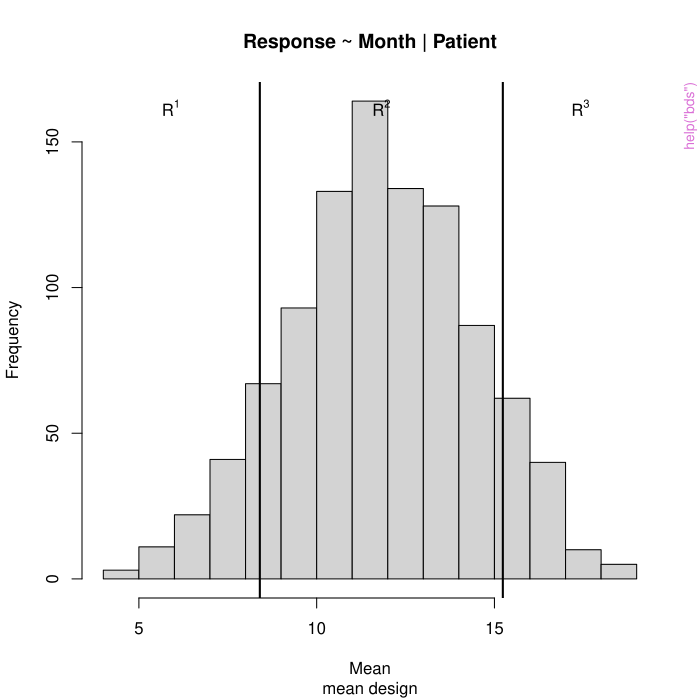

The script that drew this image:
pkgname <- "ODSMethods"
source(file.path(R.home("share"), "R", "examples-header.R"))
options(warn = 1)
library('ODSMethods')

base::assign(".oldSearch", base::search(), pos = 'CheckExEnv')
base::assign(".old_wd", base::getwd(), pos = 'CheckExEnv')
cleanEx()
nameEx("WL")
### * WL

flush(stderr()); flush(stdout())

### Name: WL
### Title: Fit model using ascertainment corrected likelihood model (ACML)
### Aliases: WL

### ** Examples

data(gbti)
design <- ods(Response ~ Month|Patient, 'intercept', p_sample=c(1, 0.25, 1),
              data=gbti, quantiles=c(0.1, 0.9), weights="pSample")
est <- WL(Response ~ Month, design)
est
summary(est)



cleanEx()
nameEx("acml")
### * acml

flush(stderr()); flush(stdout())

### Name: acml
### Title: Fit model using ascertainment corrected likelihood model (ACML)
### Aliases: acml

### ** Examples

data(gbti)
design <- ods(Response ~ Month|Patient, 'intercept', p_sample=c(1, 0.25, 1),
              data=gbti, quantiles=c(0.1, 0.9))
est <- acml(Response ~ Month*Genotype, design)
est
summary(est)



cleanEx()
nameEx("bds")
### * bds

flush(stderr()); flush(stdout())

### Name: bds
### Title: Specify a given design for BLUP Dependent Sampling (BDS)
### Aliases: bds

### ** Examples

data(gbti)

odsd <- bds(Response ~ Month|Patient, 'mean', p_sample=c(1, 0.25, 1),
            data=gbti, quantiles=c(0.1, 0.9))
summary(odsd)
plot(odsd)

odsd <- bds(Response ~ Month|Patient, 'intercept', p_sample=c(1, 0.25, 1),
            data=gbti, quantiles=c(0.1, 0.9))
summary(odsd)
plot(odsd)

odsd <- bds(Response ~ Month|Patient, 'slope', p_sample=c(1, 0.25, 1),
            data=gbti, quantiles=c(0.1, 0.9))
summary(odsd)
plot(odsd)

odsd <- bds(Response ~ Month|Patient, 'bivariate', p_sample=c(0.25, 1),
            data=gbti, quantiles=0.8)
summary(odsd)
plot(odsd)




cleanEx()
nameEx("coef")
### * coef

flush(stderr()); flush(stdout())

### Name: fixef
### Title: Extract parameters from fitted models
### Aliases: fixef ranef coef.WL calc_D coef.acml

### ** Examples

data(gbti)
design <- ods(Response ~ Month|Patient, 'intercept', p_sample=c(1, 0.25, 1),
              data=gbti, quantiles=c(0.1, 0.9), weights="pSample")
est <- WL(Response ~ Month, design)
coef(est)
ranef(est)
fixef(est)
data(gbti)
design <- ods(Response ~ Month|Patient, 'intercept', p_sample=c(1, 0.25, 1),
              data=gbti, quantiles=c(0.1, 0.9))
est <- acml(Response ~ Month*Genotype, design)
coef(est)
ranef(est)
fixef(est)



cleanEx()
nameEx("gbti")
### * gbti

flush(stderr()); flush(stdout())

### Name: gbti
### Title: Simulated Group by Time Interaction (gbti) dataset
### Aliases: gbti

### ** Examples

  data(gbti)



cleanEx()
nameEx("ods")
### * ods

flush(stderr()); flush(stdout())

### Name: ods
### Title: Specify a given design for Outcome Dependent Sampling (ODS)
### Aliases: ods

### ** Examples

data(gbti)

odsd <- ods(Response ~ Month|Patient, 'mean', p_sample=c(1, 0.25, 1),
            data=gbti, quantiles=c(0.1, 0.9))
summary(odsd)
plot(odsd)

odsd <- ods(Response ~ Month|Patient, 'intercept', p_sample=c(1, 0.25, 1),
            data=gbti, quantiles=c(0.1, 0.9))
summary(odsd)
plot(odsd)

odsd <- ods(Response ~ Month|Patient, 'slope', p_sample=c(1, 0.25, 1),
            data=gbti, quantiles=c(0.1, 0.9))
summary(odsd)
plot(odsd)

odsd <- ods(Response ~ Month|Patient, 'bivariate', p_sample=c(0.25, 1),
            data=gbti, quantiles=0.8)
summary(odsd)
plot(odsd)




### * <FOOTER>
###
cleanEx()
options(digits = 7L)
base::cat("Time elapsed: ", proc.time() - base::get("ptime", pos = 'CheckExEnv'),"\n")
grDevices::dev.off()
###
### Local variables: ***
### mode: outline-minor ***
### outline-regexp: "\\(> \\)?### [*]+" ***
### End: ***
quit('no')
